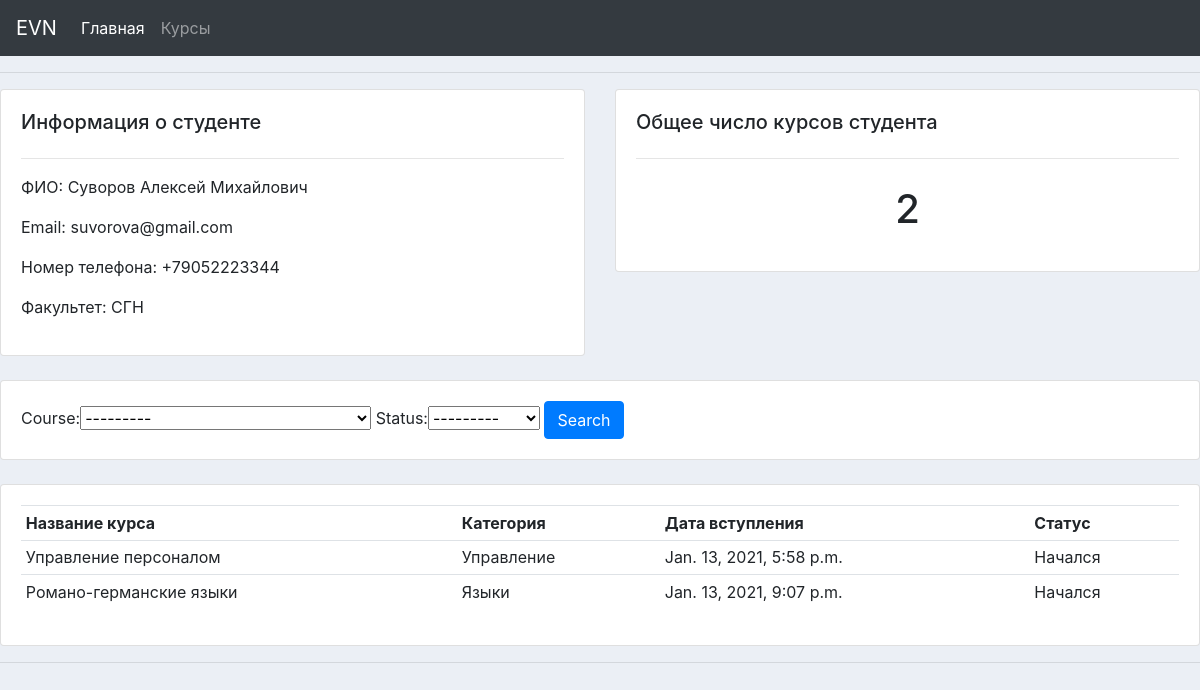
The page /student/2/ on the database its author committed.
### accounts/models.py (models this page shows, shortened)
class Student(models.Model):
    full_name = models.CharField(max_length=200, null=True)
    faculty = models.CharField(max_length=200, null=True)
    phone = models.CharField(max_length=200, null=True)
    email = models.CharField(max_length=200, null=True)

class Registration(models.Model):
    STATUS = (
        ('Начался', 'Начался'),
        ('Не начался', 'Не начался'),
    )
    student = models.ForeignKey(Student, null=True, on_delete = models.SET_NULL)
    course = models.ForeignKey(Courses, null=True,on_delete = models.SET_NULL)
    registration_date = models.DateTimeField(auto_now_add=True, null=True)
    status = models.CharField(max_length=50, null=True, choices=STATUS)

class Courses(models.Model):
    CATEGORY = (
        ('IT', 'IT'),
        ('Управление', 'Управление'),
        ('Инженерия', 'Инженерия'),
        ('Языки', 'Языки'),
    )
    name = models.CharField(max_length=200, null=True)
    number_of_hours = models.FloatField(null=True)
    schedule = models.CharField(max_length=50, null=True)
    category = models.CharField(max_length=200, null=True, choices=CATEGORY)
    tags = models.ManyToManyField(Tag)
    def __str__(self):
        return self.name

### accounts/views.py (the view)
# urls.py: path('student/<str:pk>/', views.student, name="student"),
def student(request, pk):
    student = Student.objects.get(id=pk)
    registrations = student.registration_set.all()
    registrations_count = registrations.count()
    myFilter = RegFilter(request.GET, queryset=registrations)
    registrations = myFilter.qs
    context = {
        'student': student,
        'registrations': registrations,
        'registrations_count': registrations_count,
        'myFilter': myFilter
    }
    return render(request, 'accounts/student.html', context)

### accounts/templates/accounts/student.html
{% extends 'accounts/main.html'%}
{% block content %}
    <div class="row">
	<div class="col-md">
		<div class="card card-body">
			<h5>Информация о студенте</h5>
			<hr>
			<p>ФИО: {{student.full_name}}</p>
			<p>Email: {{student.email}}</p>
			<p>Номер телефона: {{student.phone}}</p>
			<p>Факультет: {{student.faculty}}</p>
		</div>
	</div>
	<div class="col-md">
		<div class="card card-body">
			<h5>Общее число курсов студента</h5>
			<hr>
			<h1 style="text-align: center;padding: 10px">{{registrations_count}}</h1>
		</div>
	</div>
</div>
<br>
<div class="row">
	<div class="col">
		<div class="card card-body">
			<form method="get">
				{{myFilter.form}}
		    <button class="btn btn-primary" type="submit">Search</button>
		  </form>
		</div>
	</div>
</div>
<br>
<div class="row">
	<div class="col-md">
		<div class="card card-body">
			<table class="table table-sm">
				<tr>
					<th>Название курса</th>
					<th>Категория</th>
					<th>Дата вступления</th>
					<th>Статус</th>
				</tr>
				{% for registration in registrations %}
				<tr>
					<td>{{registration.course}}</td>
					<td>{{registration.course.category}}</td>
					<td>{{registration.registration_date}}</td>
					<td>{{registration.status}}</td>
				</tr>
				{% endfor %}
			</table>
		</div>
	</div>
</div>
{% endblock %}

### static/css/main.css (style rules this page uses)
body { background-color: #ebeff5; }

### rows shown on the page
Student: full_name "Суворов Алексей Михайлович", email "suvorova@gmail.com", phone "+79052223344", faculty "СГН"
Registration: course "Управление персоналом", course.category "Управление", registration_date "Jan. 13, 2021, 5:58 p.m.", status "Начался"
Registration: course "Романо-германские языки", course.category "Языки", registration_date "Jan. 13, 2021, 9:07 p.m.", status "Начался"

### other values the page prints
{{ registrations_count }} "2"
